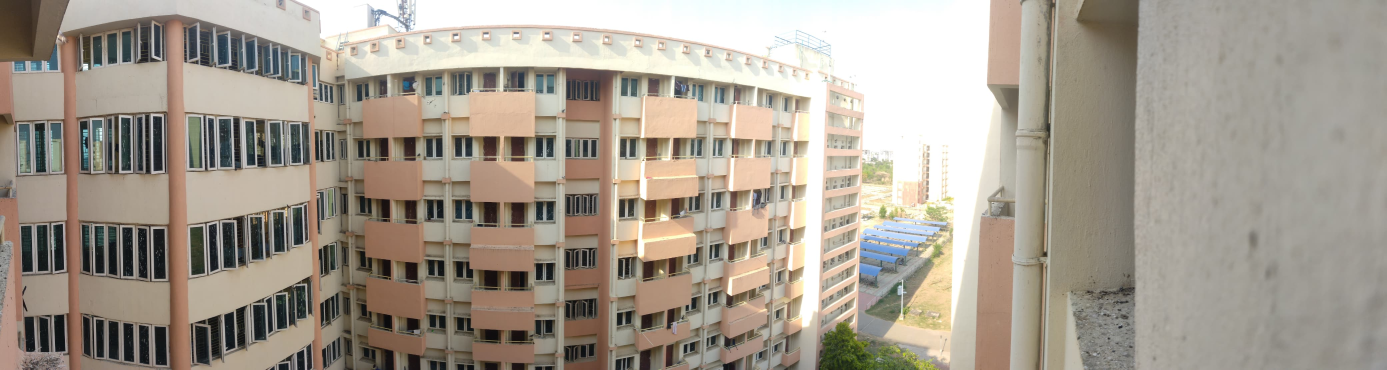
#> input picture Lab13/Input/WhatsApp Image 2024-04-09 at 15.41.53_e09d7559.jpg, 4160 x 1109 px, given as the content of the folder /kaggle/input/corel-images/dataset/training_set/, which was not available (shown at 1/3 size)
$ jupyter execute --allow-errors 'Reverse_image_retieval_using_PCA_&_clustrering_on_images.ipynb'   (shell and % lines are left out)
#> lines starting #> are read from the running program, lines starting #| are printed output that depends on the picture; pictures that were not available may be replaced by others from this repository, and a replacement may not be noted
[cell 1]
# IMPORTANT: RUN THIS CELL IN ORDER TO IMPORT KAGGLE DATA SOURCES
# TO THE CORRECT LOCATION (/kaggle/input) IN YOUR NOTEBOOK,

import os
import sys
from tempfile import NamedTemporaryFile
from urllib.request import urlopen
from urllib.parse import unquote, urlparse
from urllib.error import HTTPError
from zipfile import ZipFile
import tarfile
import shutil

CHUNK_SIZE = 40960
DATA_SOURCE_MAPPING = 'corel-images:https%3A%2F%2Fstorage.googleapis.com%2Fkaggle-data-sets%2F462387%2F869652%2Fbundle%2Farchive.zip%3FX-Goog-Algorithm%3DGOOG4-RSA-SHA256%26X-Goog-Credential%3Dgcp-kaggle-com%2540kaggle-161607.iam.gserviceaccount.com%252F20240311%252Fauto%252Fstorage%252Fgoog4_request%26X-Goog-Date%3D20240311T092417Z%26X-Goog-Expires%3D259200%26X-Goog-SignedHeaders%3Dhost%26X-Goog-Signature%3D7343e90d51d1a18b8231a9e0628c46575acb4f86f7ef0919cf68c237549e24213c4e14c97773d4f0f8ec2ad9bcbe27ce337ee4ff17f377e783274e3ee0f7d898cc3418e7f2d733a92e4ca5f56c9e671beb99c2ba6942f0f4de7860bc016b19f938ad4c32b59ef35cc3b7be10b8173503717509993555ac2cbfa16c5b77616a453f2a338b34d4b290d460515ac9e3dccb8e8f69c4dd17bf31ce573bb1d835a929b61ed39aa2ca69501f500866107f108c6f7ac0c0b7d169841b76a86a1be27e564290ca891fbc100b0f502a3cf55bc1ca97d10ff68d046bda91999f892b740b7ef4cc2cf433e5c0b21efe5a24fa7f6ca64c07d9733fae5b68af366c3317105cc3'

KAGGLE_INPUT_PATH='/kaggle/input'
KAGGLE_WORKING_PATH='/kaggle/working'
KAGGLE_SYMLINK='kaggle'

shutil.rmtree('/kaggle/input', ignore_errors=True)
os.makedirs(KAGGLE_INPUT_PATH, 0o777, exist_ok=True)
os.makedirs(KAGGLE_WORKING_PATH, 0o777, exist_ok=True)

try:
  os.symlink(KAGGLE_INPUT_PATH, os.path.join("..", 'input'), target_is_directory=True)
except FileExistsError:
  pass
try:
  os.symlink(KAGGLE_WORKING_PATH, os.path.join("..", 'working'), target_is_directory=True)
except FileExistsError:
  pass

#> (the rest of this cell did not finish here and is left out)

[cell 2]
# CODE BEGINS FROM HERE
import os
from natsort import natsorted
import numpy as np
from math import floor
import random
from sklearn.decomposition import PCA
from sklearn.cluster import KMeans
import matplotlib.pyplot as plt
import matplotlib.image as mpimg

[cell 3]
'''loading names of images from dataset folder'''

extensions = ['.jpg', '.JPG', '.jpeg', '.JPEG', '.png', '.PNG']
def get_file_list(root_dir):
    file_list = []
    counter = 1
    for root, directories, filenames in os.walk(root_dir):
        for filename in filenames:
            if any(ext in filename for ext in extensions):
                file_list.append(os.path.join(root, filename))
                counter += 1
    return file_list

root_dir = '/kaggle/input/corel-images/dataset/training_set/'
filenames = natsorted(get_file_list(root_dir))

print(len(filenames))
# for i in range(len(filenames)):
#     print(filenames[i])

[cell 4]
import cv2
import numpy as np

def read_images(filenames, target_size=(244, 244)):
#> called with target_size = (244, 244)
    images = []
    for filepath in filenames:
        image = cv2.imread(filepath)
#> image is the input picture: shape (1109, 4160, 3); mean B, G, R 144.1, 156.1, 164.9
        resized_image = cv2.resize(image, target_size)
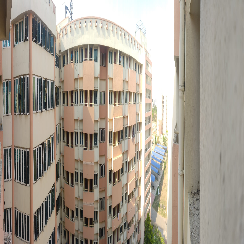
#> resized_image: shape (244, 244, 3); mean B, G, R 143.9, 155.9, 164.7
        images.append(resized_image)
    return images

images = read_images(filenames)                      # Read images from file paths
#> images = 1 item
images_array = np.array(images)                      # Convert the list of images to a numpy array
print("Shape of images array:", images_array.shape)  # Output the shape of the resulting array
#| Shape of images array: (1, 244, 244, 3)

[cell 5]
n_samples = images_array.shape[0]
#> n_samples = 1
data = images_array.reshape(n_samples, -1)     # Reshape images to (900, 244*244*3)
print(data.shape)
#| (1, 178608)


# Apply PCA
n_components = 100
pca = PCA(n_components=n_components)
#> (the rest of this cell did not finish here and is left out)

[cell 6]
'''finding number of images in each class'''  # required for computing recall

total_class_count = {}
COUNT=[]

for i in range(len(filenames)):
    x = filenames[i].split("/")
    a = x[-2:-1]

    if(a[0] in total_class_count):
        total_class_count[a[0]] = total_class_count[a[0]] + 1
    else:
        total_class_count[a[0]] = 1
#> this loop made 1 pass
#> a on pass 1: ['_only']
#> after the loop, total_class_count = {'_only': 1}

for j in total_class_count:
    COUNT.append(total_class_count[j])
#> this loop made 1 pass
#> after the loop, COUNT = [1]

print(total_class_count)
#| {'_only': 1}
print(len(COUNT))
#| 1

[cell 7]
'''CLASS START INDEX'''   # required for clustering
class_start_index = []
count = 0
for i in range(len(COUNT)+1):
    if(i < len(COUNT)):
        class_start_index.append(count)
        count = count + COUNT[i]
    else:
        count = len(filenames)
        class_start_index.append(count)
        break
#> this loop made 2 passes
#> after the loop, class_start_index = [0, 1]

num_of_class = len(class_start_index)
#> num_of_class = 2
print(class_start_index)
#| [0, 1]

[cell 8]
def ClusterIndicesNumpy(clustNum, labels_array): #numpy
    return np.where(labels_array == clustNum)[0]

[cell 9]
'''dividing the data/features of each class into clusters'''

clusters = [[] for j in range(len(COUNT))]
#> clusters = [[]]
represent_points = [[] for j in range(len(COUNT))]
#> represent_points = [[]]


class_index = class_start_index
#> class_index = [0, 1]
class_index.append(len(filenames))


#> (the rest of this cell did not finish here and is left out)


$ run again, on Lab13/Input/img2.jpg
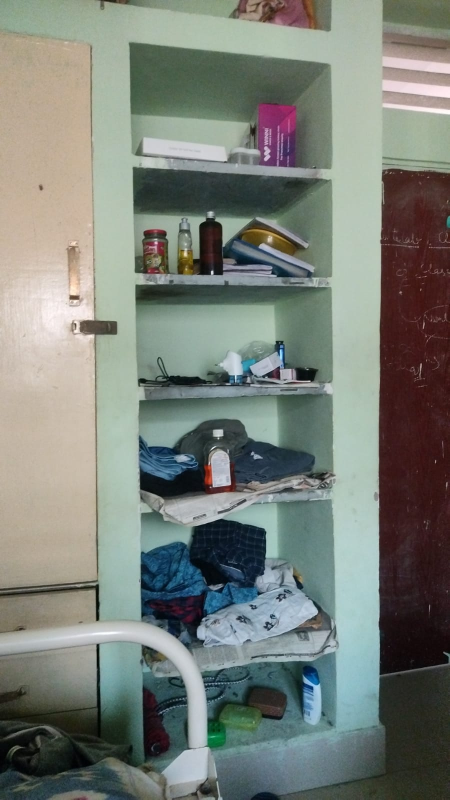
#> input picture Lab13/Input/img2.jpg, 899 x 1599 px, given as the content of the folder /kaggle/input/corel-images/dataset/training_set/, which was not available (shown at 1/2 size)
#> in read_images, image is the input picture: shape (1599, 899, 3); mean B, G, R 120.2, 127.5, 121.5
#> in read_images, `resized_image = cv2.resize(image, target_size)`:
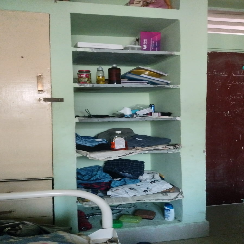
#> resized_image: shape (244, 244, 3); mean B, G, R 120.1, 127.4, 121.4
#> images = 1 item
#| Shape of images array: (1, 244, 244, 3)
#| (1, 178608)
#> the loop `for i in range(len(filenames)):` made 1 pass
#> a on pass 1: ['_only']
#> after the loop `for i in range(len(filenames)):`: total_class_count = {'_only': 1}
#> the loop `for j in total_class_count:` made 1 pass
#> after the loop `for j in total_class_count:`: COUNT = [1]
#| {'_only': 1}
#| 1
#> the loop `for i in range(len(COUNT)+1):` made 2 passes
#> after the loop `for i in range(len(COUNT)+1):`: class_start_index = [0, 1]
#> num_of_class = 2
#| [0, 1]
#> clusters = [[]]
#> class_index = [0, 1]

$ run again, on Lab13/Input/img3.jpg
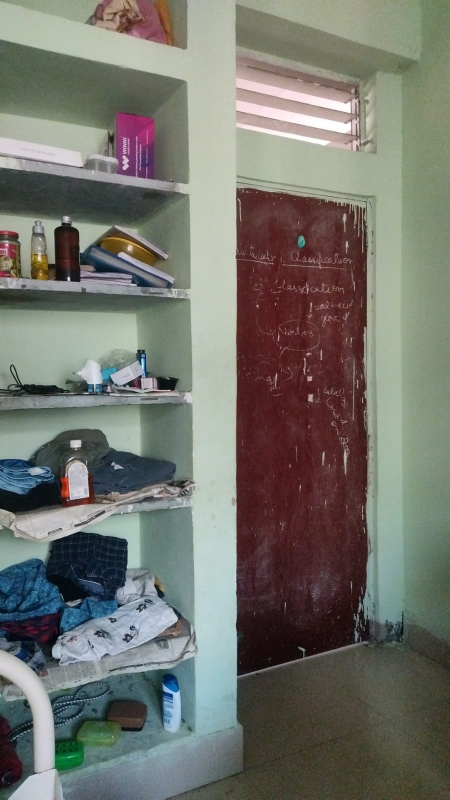
#> input picture Lab13/Input/img3.jpg, 899 x 1599 px, given as the content of the folder /kaggle/input/corel-images/dataset/training_set/, which was not available (shown at 1/2 size)
#> in read_images, image is the input picture: shape (1599, 899, 3); mean B, G, R 108.5, 115.9, 115.3
#> in read_images, `resized_image = cv2.resize(image, target_size)`:
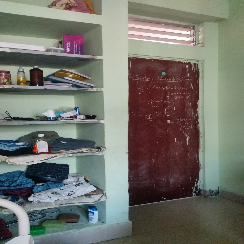
#> resized_image: shape (244, 244, 3); mean B, G, R 108.3, 115.7, 115.1
#> images = 1 item
#| Shape of images array: (1, 244, 244, 3)
#| (1, 178608)
#> the loop `for i in range(len(filenames)):` made 1 pass
#> a on pass 1: ['_only']
#> after the loop `for i in range(len(filenames)):`: total_class_count = {'_only': 1}
#> the loop `for j in total_class_count:` made 1 pass
#> after the loop `for j in total_class_count:`: COUNT = [1]
#| {'_only': 1}
#| 1
#> the loop `for i in range(len(COUNT)+1):` made 2 passes
#> after the loop `for i in range(len(COUNT)+1):`: class_start_index = [0, 1]
#> num_of_class = 2
#| [0, 1]
#> clusters = [[]]
#> class_index = [0, 1]

$ run again, on Lab13/Input/part_1.jpg
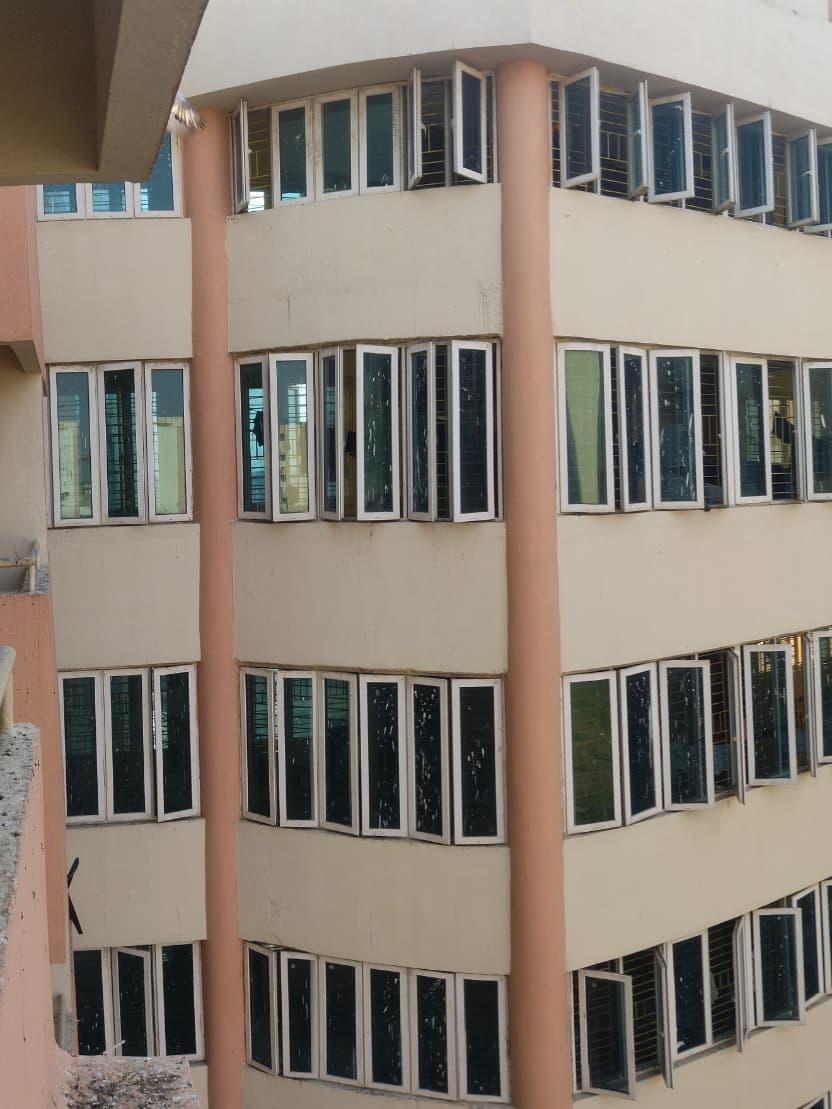
#> input picture Lab13/Input/part_1.jpg, 832 x 1109 px, given as the content of the folder /kaggle/input/corel-images/dataset/training_set/, which was not available
#> in read_images, image is the input picture: shape (1109, 832, 3); mean B, G, R 116.2, 125.6, 135.3
#> in read_images, `resized_image = cv2.resize(image, target_size)`:
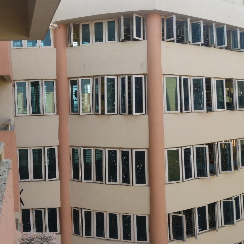
#> resized_image: shape (244, 244, 3); mean B, G, R 116.2, 125.6, 135.2
#> images = 1 item
#| Shape of images array: (1, 244, 244, 3)
#| (1, 178608)
#> the loop `for i in range(len(filenames)):` made 1 pass
#> a on pass 1: ['_only']
#> after the loop `for i in range(len(filenames)):`: total_class_count = {'_only': 1}
#> the loop `for j in total_class_count:` made 1 pass
#> after the loop `for j in total_class_count:`: COUNT = [1]
#| {'_only': 1}
#| 1
#> the loop `for i in range(len(COUNT)+1):` made 2 passes
#> after the loop `for i in range(len(COUNT)+1):`: class_start_index = [0, 1]
#> num_of_class = 2
#| [0, 1]
#> clusters = [[]]
#> class_index = [0, 1]
